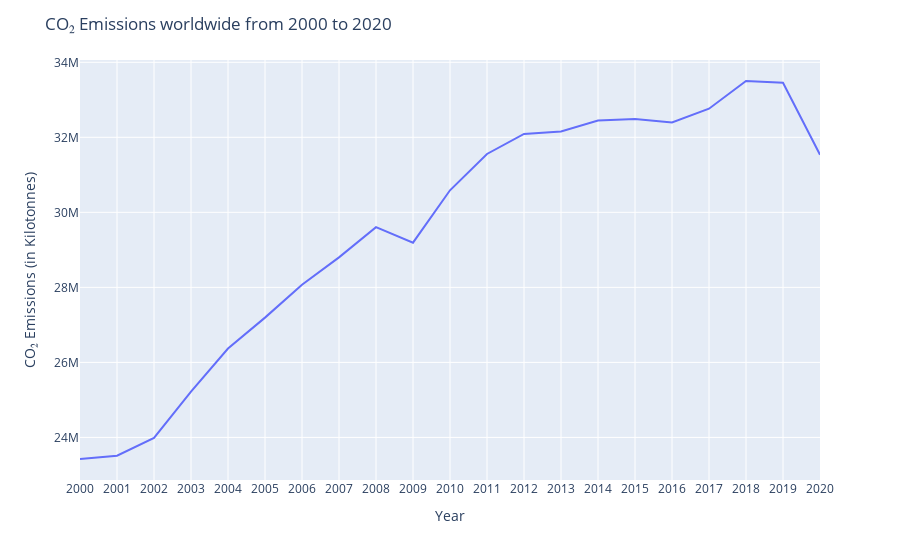

This figure's notebook cell:
### Code cell
#px.bar(df.where(df['Area'] == 'World' ),x = 'Area', y = '2000')
df: pd.DataFrame = pd.read_csv('../datasets/emissions.csv')
where = df.where((df['Area'] == 'World') & (df['Element'] == 'Emissions (CO2)') &  (df['Item'] == 'Energy')).dropna().transpose()[4:].reset_index().rename(columns={'index': 'Year', 50837: 'Emissions'})
fig = px.line(where, x='Year', y='Emissions')
fig.update_layout(title='CO₂ Emissions worldwide from 2000 to 2020', xaxis_title='Year', yaxis_title='CO₂ Emissions (in Kilotonnes)')
fig.show()

### Figure 1 — Plotly figure (JSON) as saved in the notebook; plotly's stock layout.template omitted (floating-point values rounded to 4 significant figures)
{"data": [{"hovertemplate": "Year=%{x}<br>Emissions=%{y}<extra></extra>", "legendgroup": "", "line": {"color": "#636efa", "dash": "solid"}, "marker": {"symbol": "circle"}, "mode": "lines", "name": "", "orientation": "v", "showlegend": false, "type": "scatter", "x": ["2000", "2001", "2002", "2003", "2004", "2005", "2006", "2007", "2008", "2009", "2010", "2011", "2012", "2013", "2014", "2015", "2016", "2017", "2018", "2019", "2020"], "xaxis": "x", "y": [23420000.0, 23510000.0, 23990000.0, 25220000.0, 26370000.0, 27190000.0, 28070000.0, 28800000.0, 29610000.0, 29190000.0, 30590000.0, 31560000.0, 32090000.0, 32160000.0, 32450000.0, 32490000.0, 32390000.0, 32760000.0, 33500000.0, 33460000.0, 31540000.0], "yaxis": "y"}], "layout": {"legend": {"tracegroupgap": 0}, "margin": {"t": 60}, "title": {"text": "CO₂ Emissions worldwide from 2000 to 2020"}, "xaxis": {"anchor": "y", "domain": [0, 1], "title": {"text": "Year"}}, "yaxis": {"anchor": "x", "domain": [0, 1], "title": {"text": "CO₂ Emissions (in Kilotonnes)"}}}}
